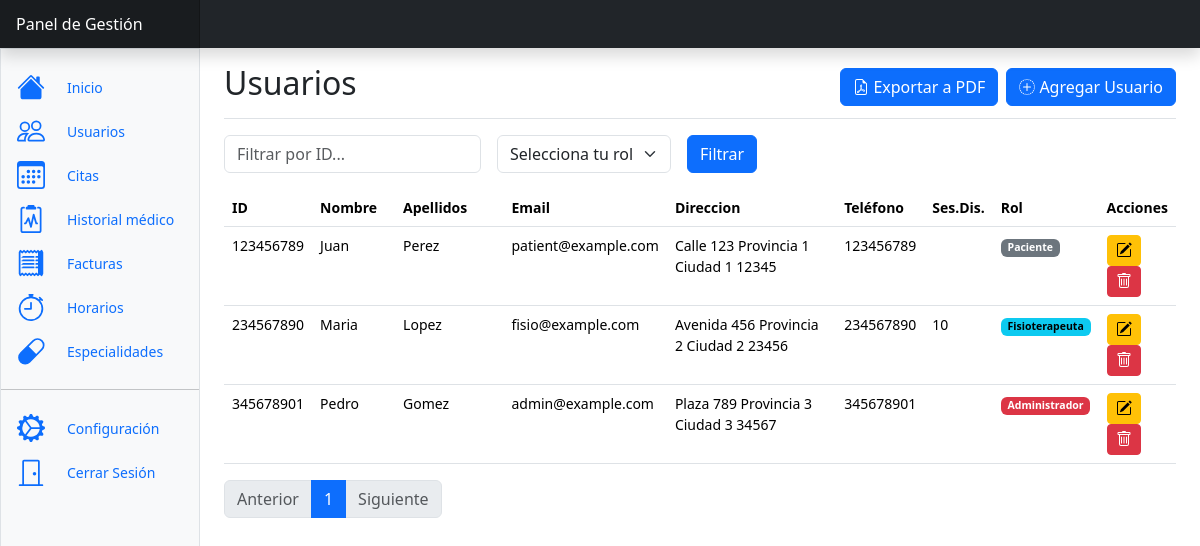
The app's page /pages/users.php?pagina=1 (signed in) with its own data.
### tables this page shows
CREATE TABLE usuarios (
  usuario_id VARCHAR(9) PRIMARY KEY,
  nombre VARCHAR(255),
  apellidos VARCHAR(255),
  telefono VARCHAR(100),
  fecha_nacimiento DATE,
  direccion VARCHAR(100),
  provincia VARCHAR(100),
  municipio VARCHAR(100),
  cp VARCHAR(7),
  email VARCHAR(100) UNIQUE,
  pass VARCHAR(255),
  rol ENUM('Administrador', 'Paciente', 'Fisioterapeuta'),
  genero ENUM('hombre', 'mujer', 'otro'),
  especialidad INT,
  sesiones_disponibles INT,
  FOREIGN KEY (especialidad) REFERENCES especialidades(especialidad_id)
);

### models/BaseModel.php (called while the page is built, shortened)
<?php
class BaseModel
{
    protected static $conexion = null;
    public function __construct()
    {
        if (self::$conexion === null) {
            $host = 'mysql';
            $usuario = 'root';
            $contrasena = 'root';
            $base_de_datos = 'clinic-managment';
            self::$conexion = new mysqli($host, $usuario, $contrasena, $base_de_datos);
        }
    }
    public function read($tabla, $condicion = '')
    {
        $sql = "SELECT * FROM `$tabla`";
        $resultado = self::$conexion->query($sql);
        $datos = array();
        while ($fila = $resultado->fetch_assoc()) {
            $datos[] = $fila;
        }
        return $datos;
    }
}

### controllers/UserController.php (called while the page is built, shortened)
<?php
require_once '../models/UserModel.php';
class UserController
{
    private $usuarioModel;
    public function __construct()
    {
        $this->usuarioModel = new UserModel();
    }
    public function obtenerUsuariosPaginados($iniciar, $articulos_x_pagina)
    {
        return $this->usuarioModel->obtenerUsuariosPaginados($iniciar, $articulos_x_pagina);
    }
    public function obtenerUsuarios()
    {
        return $this->usuarioModel->read('usuarios');
    }
}

### models/UserModel.php (called while the page is built, shortened)
<?php
require 'BaseModel.php';
class UserModel extends BaseModel
{
    public function obtenerUsuariosPaginados($iniciar, $articulos_x_pagina)
    {
        $sql = "SELECT * FROM usuarios LIMIT $iniciar, $articulos_x_pagina";
        $resultado = self::$conexion->query($sql);
        $resultado =  self::$conexion->query($sql);
        $datos = array();
        while ($fila = $resultado->fetch_assoc()) {
            $datos[] = $fila;
        }
        return $datos;
    }
}

### pages/users.php (the view, shortened to what this page needs)
<?php
require_once '../controllers/UserController.php';
$userController = new UserController();
$articulos_x_pagina = 10;
$usuarios = $userController->obtenerUsuarios();
$iniciar = ($_GET['pagina'] - 1) * $articulos_x_pagina;
$filtro_usuario_id = isset($_POST['usuario_id']) ? $_POST['usuario_id'] : '';
$filtro_rol = isset($_POST['rol']) ? $_POST['rol'] : '';
if (!empty($filtro_usuario_id) || !empty($filtro_rol)) {
    $usuariosPaginados = $userController->buscarUsuarios($filtro_usuario_id, $filtro_rol);
} else {
    $usuariosPaginados = $userController->obtenerUsuariosPaginados($iniciar, $articulos_x_pagina);
}
$n_botones_paginacion = ceil(count($usuarios) / ($articulos_x_pagina));
include_once './includes/dashboard.php';
?>
<div class="d-flex justify-content-between flex-wrap flex-md-nowrap align-items-center pt-3 pb-2 mb-3 border-bottom">
    <h1 class="h2">Usuarios</h1>
    <div class="d-flex justify-content-end align-items-center">
        <form action="../scripts/user_manager.php" method="POST">
            <div class="col-auto">
                <button class="btn btn-primary me-2" type="submit">
                    Exportar a PDF
                </button>
            </div>
        </form>
        <button type="button" class="btn btn-primary" data-bs-toggle="modal" data-bs-target="#agregarModal">
            Agregar Usuario
        </button>
    </div>
</div>
<div class="table-responsive small">
    <form class="row g-3" method="post" action="">
        <div class="col-auto">
            <input type="text" class="form-control" id="usuario_id" name="usuario_id" placeholder="Filtrar por ID...">
        </div>
        <div class="col-auto">
            <select class="form-select" id="rol" name="rol" aria-label="Selecciona tu rol">
                <option selected value="">Selecciona tu rol</option>
            </select>
        </div>
        <div class="col-auto">
            <button type="submit" class="btn btn-primary mb-3">Filtrar</button>
        </div>
    </form>
    <div class="row">
        <div class="col">
            <div class="table-responsive">
                <table class="table">
                    <thead>
                        <tr>
                            <th scope="col" style="width: 5%;">ID</th>
                            <th scope="col" style="width: 10%;">Nombre</th>
                            <th scope="col" style="width: 15%;">Apellidos</th>
                            <th scope="col" style="width: 15%;">Email</th>
                            <th scope="col" style="width: 29%;">Direccion</th>
                            <th scope="col" style="width: 5%;">Teléfono</th>
                            <th scope="col" style="width: 5%;">Ses.Dis.</th>
                            <th scope="col" style="width: 5%;">Rol</th>
                            <th scope="col" style="width: 8%;">Acciones</th>
                        </tr>
                    </thead>
                    <tbody>
                        <?php foreach ($usuariosPaginados as $usuario) : ?>
                            <tr>
                                <td><?php echo $usuario['usuario_id']; ?></td>
                                <td><?php echo $usuario['nombre']; ?></td>
                                <td><?php echo $usuario['apellidos']; ?></td>
                                <td><?php echo $usuario['email']; ?></td>
                                <td><?php echo $usuario['direccion'] . ' ' . $usuario['provincia'] . ' ' . $usuario['municipio'] . ' ' . $usuario['cp'] ?></td>
                                <td><?php echo $usuario['telefono']; ?></td>
                                <td><?php echo $usuario['sesiones_disponibles']; ?></td>
                                <td>
                                    <?php
                                    $rol = $usuario['rol'];
                                    switch ($rol) {
                                        case 'Paciente':
                                            $text_gb_class = 'text-bg-secondary';
                                            break;
                                        case 'Fisioterapeuta':
                                            $text_gb_class = 'text-bg-info';
                                            break;
                                        case 'Administrador':
                                            $text_gb_class = 'text-bg-danger';
                                            break;
                                    }
                                    ?>
                                    <span class="badge <?php echo $text_gb_class; ?>">
                                        <?php echo $rol; ?>
                                    </span>
                                </td>
                                <td>
                                    <button class="btn btn-sm btn-warning" data-bs-toggle="modal" data-bs-target="#edit_<?php echo $usuario['usuario_id']; ?>">
                                    </button>
                                    <button class="btn btn-sm btn-danger" data-bs-toggle="modal" data-bs-target="#delete_<?php echo $usuario['usuario_id']; ?>">
                                        </button>
                                </td>
                            </tr>
                        <?php endforeach; ?>
                    </tbody>
                </table>
            </div>
        </div>
    </div>
    <nav aria-label="Page navigation example">
        <ul class="pagination justify-content-start">
            <li class="page-item <? echo $_GET['pagina'] <= 1 ? 'disabled' : '' ?>">
                <a class="page-link" href="users.php?pagina=<?php echo $_GET['pagina'] - 1 ?>">Anterior</a>
            </li>
            <?php for ($i = 0; $i < $n_botones_paginacion; $i++) : ?>
                <li class="page-item <? echo $_GET['pagina'] == $i + 1 ? 'active' : '' ?>"><a class="page-link" href="users.php?pagina=<?php echo $i + 1 ?>"><?php echo $i + 1 ?></a></li>
            <?php endfor ?>
            <li class="page-item <? echo $_GET['pagina'] >= $n_botones_paginacion ? 'disabled' : '' ?>">
                <a class="page-link" href="users.php?pagina=<?php echo $_GET['pagina'] + 1 ?>">Siguiente</a>
            </li>
        </ul>
    </nav>
</div>
</main>
</body>
</html>

### pages/includes/dashboard.php (style rules this page uses)
.active { background-color: #0056b3; color: #fff; }
.bi { vertical-align: -.125em; fill: currentColor; }

### records on screen
usuarios: usuario_id "123456789", nombre "Juan", apellidos "Perez", email "patient@example.com", direccion "Calle 123", provincia "Provincia 1", municipio "Ciudad 1", cp "12345", telefono "123456789", rol "Paciente"
usuarios: usuario_id "234567890", nombre "Maria", apellidos "Lopez", email "fisio@example.com", direccion "Avenida 456", provincia "Provincia 2", municipio "Ciudad 2", cp "23456", telefono "234567890", sesiones_disponibles "10", rol "Fisioterapeuta"
usuarios: usuario_id "345678901", nombre "Pedro", apellidos "Gomez", email "admin@example.com", direccion "Plaza 789", provincia "Provincia 3", municipio "Ciudad 3", cp "34567", telefono "345678901", rol "Administrador"
